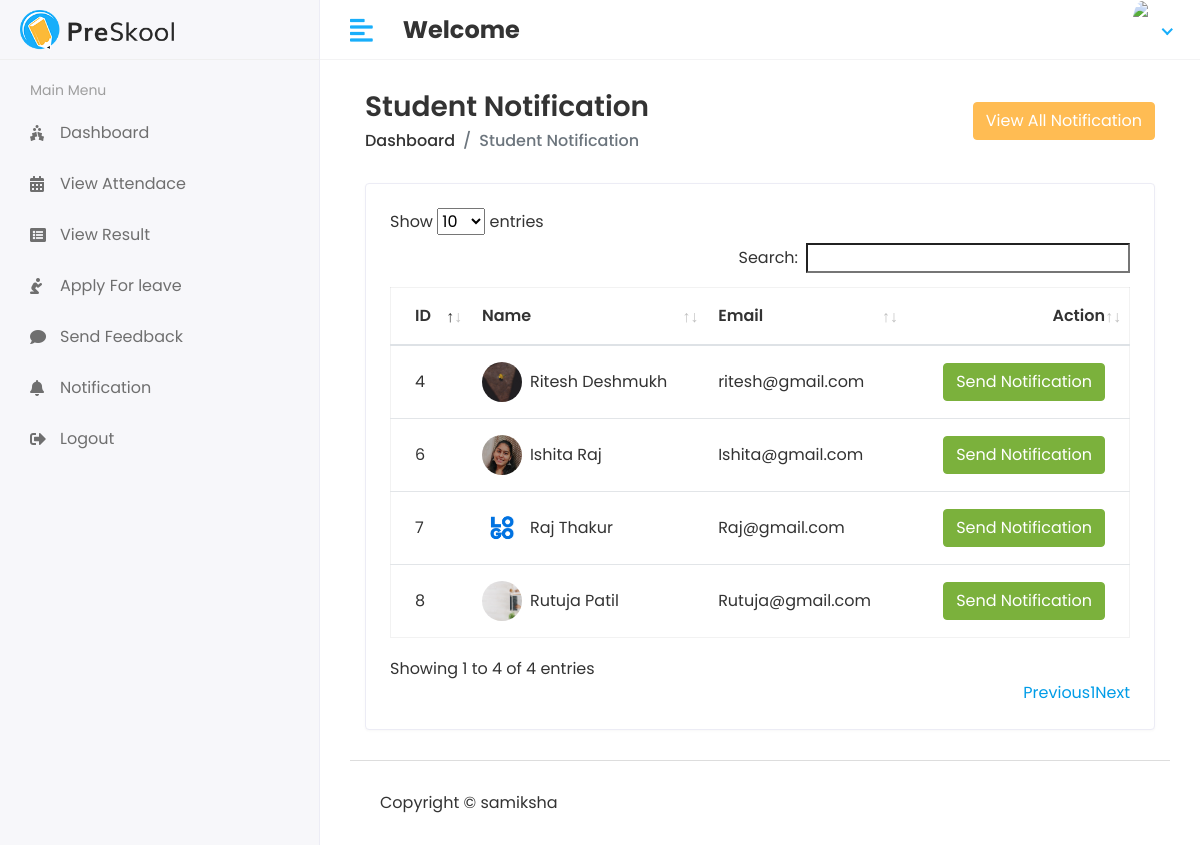
The page /Hod/Student/Send_Notification on the database its author committed.
### app/models.py (models this page shows, shortened)
class Student(models.Model):
    admin = models.OneToOneField(CustomUser,on_delete=models.CASCADE)
    address = models.TextField()
    gender = models.CharField(max_length=100)
    course_id = models.ForeignKey(Course, on_delete=models.DO_NOTHING)
    session_year_id = models.ForeignKey(Session_Year,on_delete=models.DO_NOTHING)
    created_at = models.DateTimeField(auto_now_add=True)
    updated_at = models.DateTimeField(auto_now_add=True)

class CustomUser(AbstractUser):
    USER = [
        (1, 'HOD'),
        (2, 'STAFF'),
        (3, 'STUDENT'),
    ]
    user_type = models.CharField(choices=USER, max_length=50, default=1)
    profile_pic = models.ImageField(upload_to='media/profile_pic')

### student_management_system/Hod_Views.py (the view)
# urls.py: path("Hod/Student/Send_Notification",Hod_Views.STUDENT_SEND_NOTIFICATION,name='student_send_notification'),
def STUDENT_SEND_NOTIFICATION(request):
    student = Student.objects.all()
    notification = Student_Notification.objects.all()
    context = {
        'student':student,
        'notification':notification,
    }
    return render(request,'Hod/student_notification.html',context)

### templates/Hod/student_notification.html (shortened to what this page needs)
{% extends 'base.html' %}
{% block content %}
<div class="content container-fluid">
               <div class="page-header">
                  <div class="row align-items-center">
                     <div class="col">
                        <h3 class="page-title">Student Notification</h3>
                        <ul class="breadcrumb">
                           <li class="breadcrumb-item"><a href="index.html">Dashboard</a></li>
                           <li class="breadcrumb-item active">Student Notification</li>
                        </ul>
                     </div>
                     <div class="col-auto text-right float-right ml-auto">
                        <button type="button" class="btn btn-primary" data-toggle="modal" data-target="#exampleModalCenter">
                        View All Notification
                        </button>
                     </div>
                  </div>
               </div>
               <div class="row">
                  <div class="col-sm-12">
                     <div class="card card-table">
                        <div class="card-body">
                           <div class="table-responsive">
                              <table id="table_id" class="table table-hover table-center mb-0 ">
                                 <thead>
                                    <tr>
                                       <th>ID</th>
                                       <th>Name</th>
                                       <th>Email</th>
                                       <th class="text-right">Action</th>
                                    </tr>
                                 </thead>
                                 <tbody>
                                 {% for i in student %}
                                    <tr>
                                       <td>{{i.id}}</td>
                                       <td>
                                          <h2 class="table-avatar">
                                             <a href="student-details.html" class="avatar avatar-sm mr-2"><img class="avatar-img rounded-circle" src="/{{i.admin.profile_pic}}" alt="User Image"></a>
                                             <a href="student-details.html">{{i.admin.first_name}}&nbsp;{{i.admin.last_name}}</a>
                                          </h2>
                                       </td>
                                       <td>{{i.admin.email}}</td>
                                       <td class="text-right">
                                        <button type="button" class="btn btn-success" data-toggle="modal" data-target="#sendnotification-{{forloop.counter}}">
                                         Send Notification
                                        </button>
                                       </td>
                                    </tr>
                                 {% endfor %}
                                 </tbody>
                              </table>
                           </div>
                        </div>
                     </div>
                  </div>
               </div>
</div>
{% endblock %}

### static/assets/css/style.css (style rules this page uses)
html { height: 100%; }
body { background-color: #fff; color: #333; font-family: 'Poppins', sans-serif; font-size: 1rem; height: 100%; line-height: 1.5; overflow-x: hidden; }
h1, h2, h3, h4, h5, h6 { font-family: 'Poppins', sans-serif; margin-top: 0; }
a { color: #009ce7; }
input, button, a { transition: all 0.4s ease; -moz-transition: all 0.4s ease; -o-transition: all 0.4s ease; -ms-transition: all 0.4s ease; -webkit-transition: all 0.4s ease; }
input, input:focus, button, button:focus { outline: none; }
ul, ol { padding: 0px; list-style: none; }
.table { color: #333; max-width: 100%; margin-bottom: 0; width: 100%; }
.table.dataTable { border-collapse: collapse !important; border: 1px solid rgba(0, 0, 0, 0.05); }
table.table td h2 { display: inline-block; font-size: inherit; font-weight: 400; margin: 0; padding: 0; vertical-align: middle; }
table.table td h2.table-avatar { align-items: center; display: inline-flex; font-size: inherit; font-weight: 400; margin: 0; padding: 0; vertical-align: middle; white-space: nowrap; }
table.table td h2 a { color: #333; }
.table thead tr th { font-weight: 600; }
.table tbody tr { border-bottom: 1px solid rgba(0, 0, 0, 0.05); }
.table.table-center td, .table.table-center th { vertical-align: middle; }
.card-table .card-body .table > thead > tr > th { border-top: 0; }
.card-table .card-body .table tr td:first-child, .card-table .card-body .table tr th:first-child { padding-left: 1.5rem; }
.card-table .card-body .table tr td:last-child, .card-table .card-body .table tr th:last-child { padding-right: 1.5rem; }
.card-table .table td, .card-table .table th { border-top: 1px solid #e2e5e8; padding: 1rem 0.75rem; white-space: nowrap; }
.btn-primary { background-color: #FFBC53; border: 1px solid #FFBC53; }
.btn-success { background-color: #7bb13c; border: 1px solid #7bb13c }
.card { border: 1px solid #ececf5; box-shadow: 0 1px 3px 0 rgba(0, 0, 0, 0.03); margin-bottom: 1.875rem; }
.card-body { padding: 1.5rem; }
.avatar { position: relative; display: inline-block; width: 3rem; height: 3rem }
.avatar > img { width: 100%; height: 100%; -o-object-fit: cover; object-fit: cover; }
.avatar-sm { width: 2.5rem; height: 2.5rem; }
.page-header { margin-bottom: 1.875rem; }
.page-header .breadcrumb { background-color: transparent; color: #6c757d; font-size: 1rem; font-weight: 500; margin-bottom: 0; padding: 0; }
.page-header .breadcrumb a { color: #333; }
.page-title { font-size: 28px; font-weight: 600; color: #333; margin-bottom: 5px; }

### rows shown on the page
Student: id "4", admin.profile_pic (picture), admin.first_name "Ritesh", admin.last_name "Deshmukh", admin.email "ritesh@gmail.com"
Student: id "6", admin.profile_pic (picture), admin.first_name "Ishita", admin.last_name "Raj", admin.email "Ishita@gmail.com"
Student: id "7", admin.profile_pic (picture), admin.first_name "Raj", admin.last_name "Thakur", admin.email "Raj@gmail.com"
Student: id "8", admin.profile_pic (picture), admin.first_name "Rutuja", admin.last_name "Patil", admin.email "Rutuja@gmail.com"
